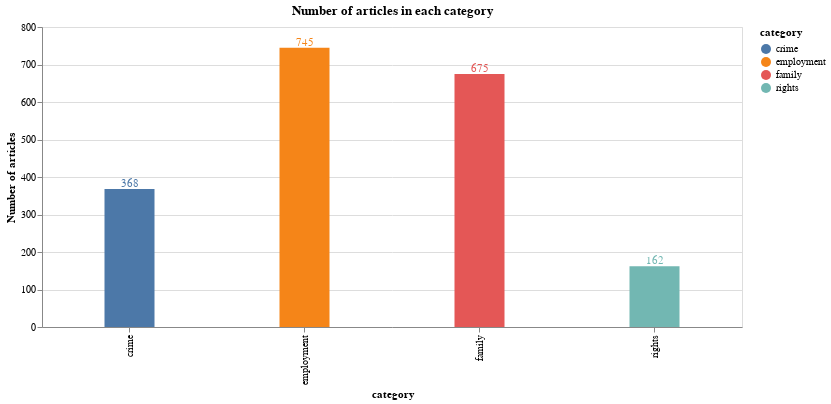

This figure's notebook cell:
### Code cell
bars = alt.Chart(df).mark_bar(size=50).encode(
    x=alt.X("category"),
    y=alt.Y("count():Q", axis=alt.Axis(title='Number of articles')),
    tooltip=[alt.Tooltip('count()', title='Number of articles'), 'category'],
    color='category'

)

text = bars.mark_text(
    align='center',
    baseline='bottom',
).encode(
    text='count()'
)

(bars + text).interactive().properties(
    height=300, 
    width=700,
    title = "Number of articles in each category",
)

### Figure 1 — Vega-Lite specification as saved in the notebook (floating-point values rounded to 4 significant figures; data arrays with more than 128 entries replaced by an {"elided": "..."} marker saying what was removed)
{"config": {"view": {"continuousWidth": 400, "continuousHeight": 300}}, "layer": [{"mark": {"type": "bar", "size": 50}, "encoding": {"color": {"type": "nominal", "field": "category"}, "tooltip": [{"type": "quantitative", "aggregate": "count", "title": "Number of articles"}, {"type": "nominal", "field": "category"}], "x": {"type": "nominal", "field": "category"}, "y": {"type": "quantitative", "aggregate": "count", "axis": {"title": "Number of articles"}}}, "selection": {"selector002": {"type": "interval", "bind": "scales", "encodings": ["x", "y"]}}}, {"mark": {"type": "text", "align": "center", "baseline": "bottom"}, "encoding": {"color": {"type": "nominal", "field": "category"}, "text": {"type": "quantitative", "aggregate": "count"}, "tooltip": [{"type": "quantitative", "aggregate": "count", "title": "Number of articles"}, {"type": "nominal", "field": "category"}], "x": {"type": "nominal", "field": "category"}, "y": {"type": "quantitative", "aggregate": "count", "axis": {"title": "Number of articles"}}}}], "data": {"name": "data-1bb24374f6dc349d4bfd06b0061b1a89"}, "height": 300, "title": "Number of articles in each category", "width": 700, "$schema": "https://vega.github.io/schema/vega-lite/v4.8.1.json", "datasets": {"data-1bb24374f6dc349d4bfd06b0061b1a89": {"elided": "1950 records"}}}
